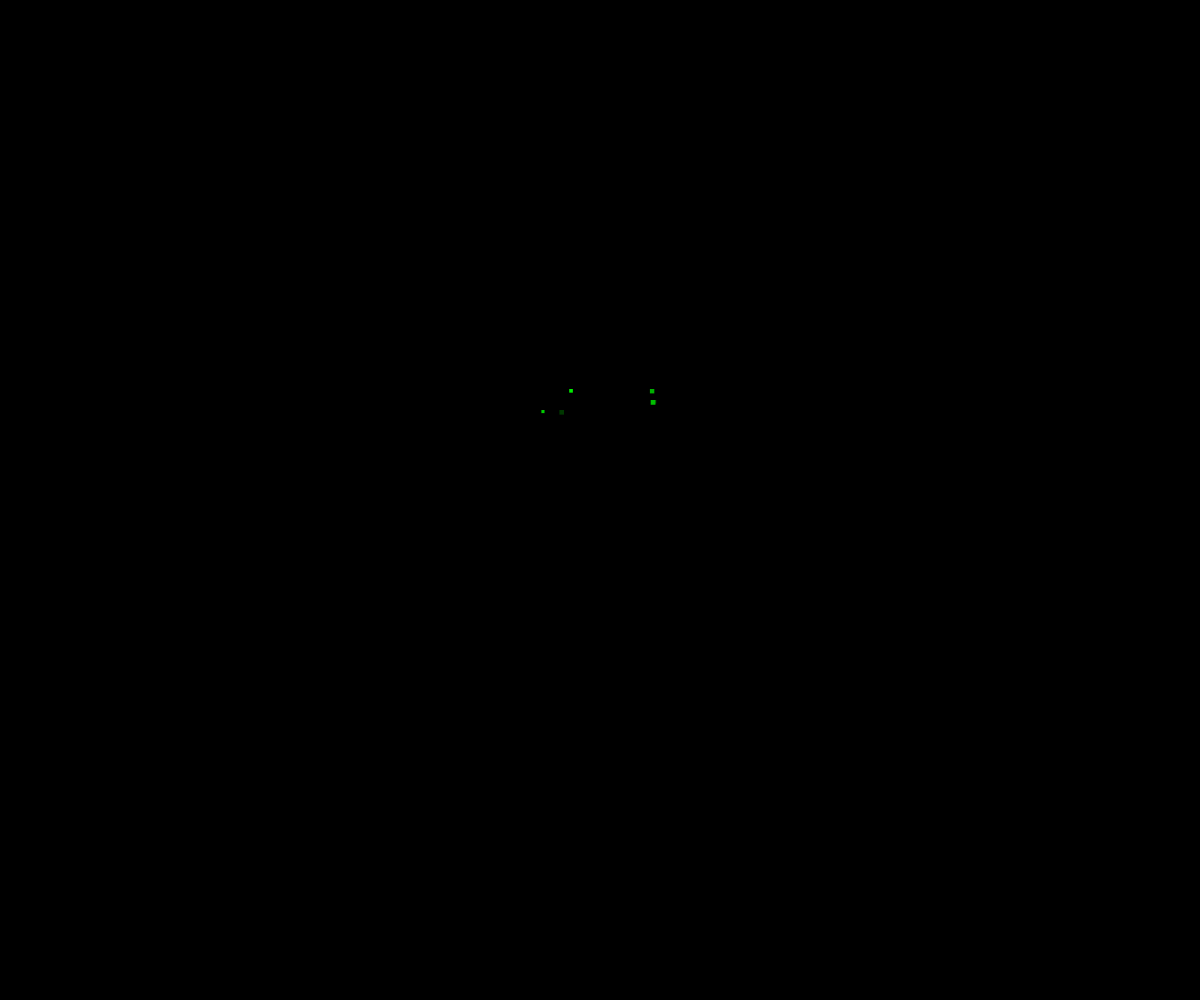
Frame 1 (no input)
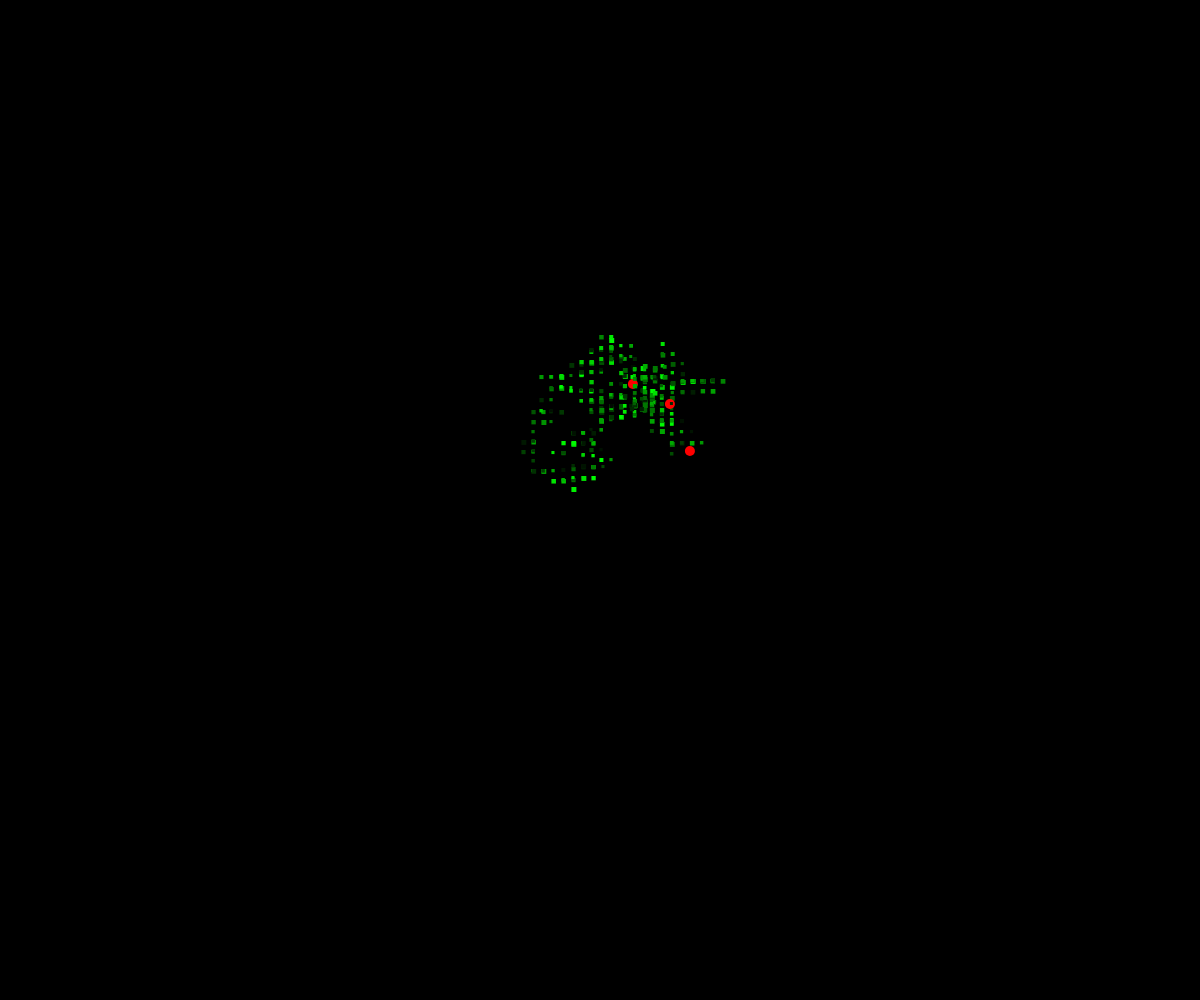
Frame 60 (no input)
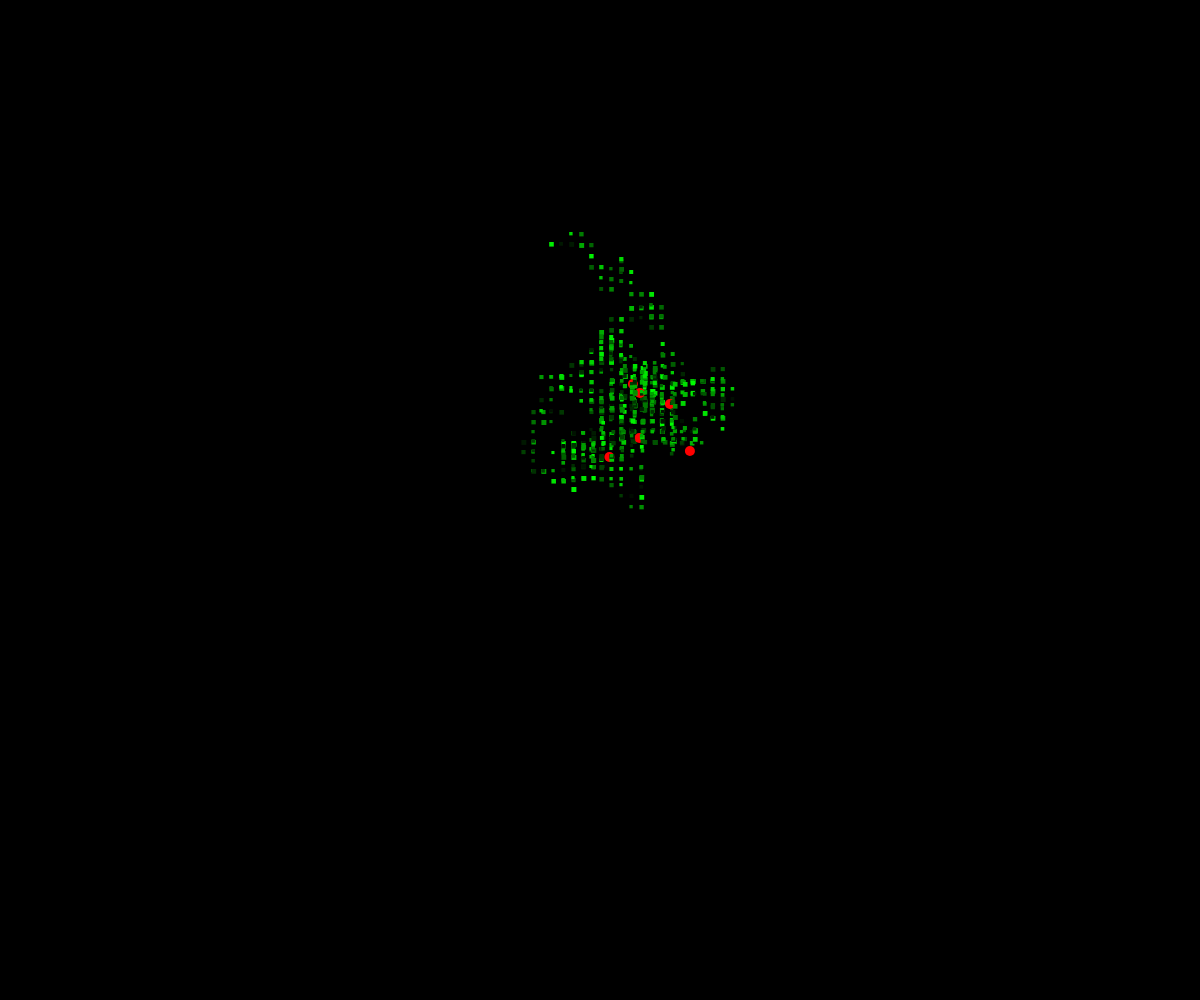
Frame 120 (the mouse pressed at the canvas centre since frame 60)

The p5.js sketch that drew these frames (run headless with seeded random() and noise() and a simulated clock; from frame 60 on, the mouse is pressed at the canvas centre):

// p5.js sketch
// ── sketch.js
var plantOne;
var plantTwo;
var plantThree;
var plantFour;
var plantFive;
var plantSix;

var ledge = 400;

function setup() { 
  createCanvas(windowWidth, windowHeight);
  background(0);
  plantOne = new Walker(random(windowWidth/2-100,windowWidth/2 + 100) , ledge);
  plantTwo = new Walker(random(windowWidth/2-100,windowWidth/2 + 100), ledge);
  plantThree = new Walker(random(windowWidth/2-100,windowWidth/2 + 100), ledge);
  plantFour = new Walker(random(windowWidth/2-100,windowWidth/2 + 100), ledge);
  plantFive = new Walker(random(windowWidth/2-100,windowWidth/2 + 100), ledge);
  plantSix = new Walker(random(windowWidth/2-100,windowWidth/2 + 100), ledge);
} 

function draw() {
  //translate(windowWidth/2, windowHeight/2)
  fill(140);
  noStroke();
  
  plantOne.step();
  plantOne.render();
  
  plantTwo.step();
  plantTwo.render();
  
  plantThree.step();
  plantThree.render();
  
  plantFour.step();
  plantFour.render();
  
  plantFive.step();
  plantFive.render();
  
  plantSix.step();
  plantSix.render();
}

var Walker = function(x, y){
  
  this.x = x;
  this.y = y;
  
  this.getX = this.x;
  this.getY = this.y;
  
  this.spacing = 10;
  
  this.direction = 0;
  
  
  this.render = function(){
      this.r = 0;
  		this.g = random(10, 255);
  		this.b = 0;
    noStroke();
    this.size = random(3, 5);
    //point(this.x, this.y);
    fill(this.r, this.g, this.b);
    rect(this.x, this.y, this.size, this.size);
    fill('red');
    if (random(10) >= 9.9)
      ellipse(this.x+10, this.y+10, 10);
  }
  
  this.step = function(){
    
    this.choice = Math.floor(random(0, 4));
    
    if (this.direction == 1){
      
      if (this.choice == 0){
      	this.x+=this.spacing;
    	} else if (this.choice == 1){
      	this.x-=this.spacing;
    	} else if (this.choice == 2){
      	this.y+=this.spacing+1;
    	} else if (this.choice == 3) {
      	this.y-=this.spacing;
    	}
    } else {
    	if (this.choice == 0){
      	this.x+=this.spacing;
    	} else if (this.choice == 1){
      	this.x-=this.spacing;
    	} else if (this.choice == 2){
      	this.y+=this.spacing;
    	} else if (this.choice == 3) {
      	this.y-=this.spacing+1;
    	}
    }
    
    if (this.y == 75 && this.direction == 0){
      // grow down once vines reach the top
      this.direction = 1;
    }
    
    if (this.y == 370 && this.direction == 1){
      // grow up vines and stay there
      this.direction = -1;
    }
      
  }
  
};
